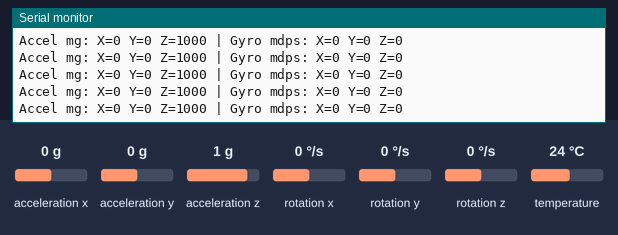
Bench run of a sketch on a simulated ESP32. On the bench: the last lines printed to the serial monitor. The inputs (shaded band) are chosen by the test bench; at power-on: acceleration x 0 g, acceleration y 0 g, acceleration z 1 g, rotation x 0 °/s, rotation y 0 °/s, rotation z 0 °/s, temperature 24 °C. No CAN messages arrive unless stated.

Above: at 1.7 s.
1.8 s: acceleration x set to -1.4 g
At 1.81 s:
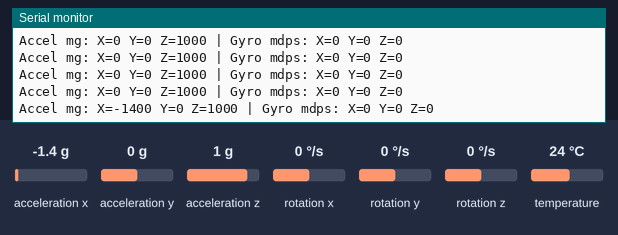
3.3 s: acceleration y set to -1.4 g
At 3.32 s:
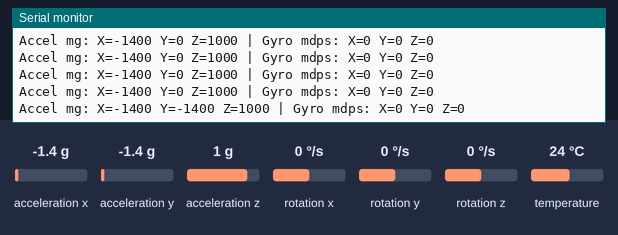
4.8 s: acceleration z set to -1.4 g
At 4.82 s:
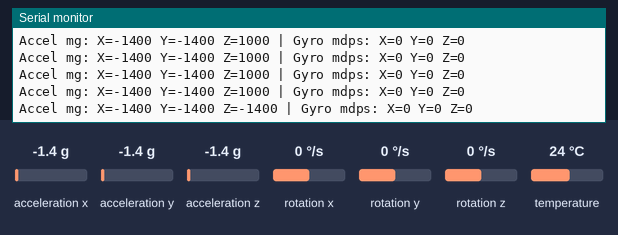
6.3 s: rotation x set to -192 °/s
At 6.33 s:
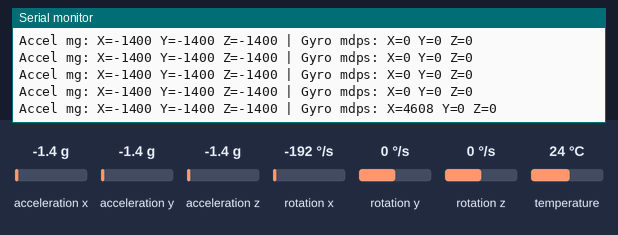
7.8 s: rotation y set to -192 °/s
At 7.83 s:
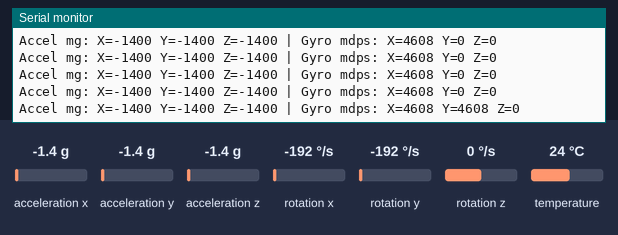

Measured:
- after the input at 1.8 s, the serial monitor: prints a new line at once (image 1)
- after the input at 3.3 s, the serial monitor: prints a new line at once (image 2)
- after the input at 4.8 s, the serial monitor: prints a new line at once (image 3)
- after the input at 6.3 s, the serial monitor: prints a new line at once (image 4)
- after the input at 7.8 s, the serial monitor: prints a new line at once (image 5)

The sketch:

Node-3.ino
```cpp
#include <Arduino.h>
#include <Wire.h>
#include <Adafruit_MPU6050.h>
#include <Adafruit_Sensor.h>
#include "driver/twai.h"

// ---------- Pin configuration ----------
#define MPU_SDA_PIN 21
#define MPU_SCL_PIN 22

#define CAN_TX_PIN GPIO_NUM_5
#define CAN_RX_PIN GPIO_NUM_4

// ---------- CAN message IDs ----------
#define HEARTBEAT_ID  0x103
#define MPU_DATA_ID   0x203

Adafruit_MPU6050 mpu;

unsigned long lastHeartbeat = 0;
unsigned long lastSensorRead = 0;

bool canReady = false;
bool mpuReady = false;

// ---------- Initialize CAN ----------
bool initCAN() {
  twai_general_config_t g_config =
      TWAI_GENERAL_CONFIG_DEFAULT(
          CAN_TX_PIN, CAN_RX_PIN, TWAI_MODE_NORMAL);

  twai_timing_config_t t_config =
      TWAI_TIMING_CONFIG_500KBITS();

  twai_filter_config_t f_config =
      TWAI_FILTER_CONFIG_ACCEPT_ALL();

  if (twai_driver_install(
          &g_config, &t_config, &f_config) != ESP_OK) {
    Serial.println("CAN driver installation failed");
    return false;
  }

  if (twai_start() != ESP_OK) {
    Serial.println("CAN start failed");
    twai_driver_uninstall();
    return false;
  }

  Serial.println("CAN started at 500 kbps");
  return true;
}

// ---------- Send CAN frame ----------
bool sendCAN(uint32_t id, const uint8_t *data, uint8_t len) {
  twai_message_t msg = {};
  msg.identifier = id;
  msg.extd = 0;
  msg.rtr = 0;
  msg.data_length_code = len;

  for (uint8_t i = 0; i < len; i++) {
    msg.data[i] = data[i];
  }

  return twai_transmit(&msg, pdMS_TO_TICKS(20)) == ESP_OK;
}

// ---------- Heartbeat ----------
void sendHeartbeat() {
  uint8_t payload[1] = {3};

  if (!sendCAN(HEARTBEAT_ID, payload, sizeof(payload))) {
    Serial.println("Heartbeat TX failed");
  }
}

// ---------- Read and transmit MPU6050 ----------
void readAndSendMPU() {
  if (!mpuReady) {
    return;
  }

  sensors_event_t accel, gyro, temp;
  mpu.getEvent(&accel, &gyro, &temp);

  // Adafruit library units:
  // acceleration: m/s^2
  // angular velocity: rad/s

  // Convert acceleration to milli-g (mg).
  int16_t ax = (int16_t)lroundf(
      accel.acceleration.x / 9.80665f * 1000.0f);
  int16_t ay = (int16_t)lroundf(
      accel.acceleration.y / 9.80665f * 1000.0f);
  int16_t az = (int16_t)lroundf(
      accel.acceleration.z / 9.80665f * 1000.0f);

  // Convert angular velocity to millidegrees per second (mdps).
  const float RAD_TO_DEG_F = 57.2957795f;

  int16_t gx = (int16_t)lroundf(
      gyro.gyro.x * RAD_TO_DEG_F * 1000.0f);
  int16_t gy = (int16_t)lroundf(
      gyro.gyro.y * RAD_TO_DEG_F * 1000.0f);
  int16_t gz = (int16_t)lroundf(
      gyro.gyro.z * RAD_TO_DEG_F * 1000.0f);

  // Protocol: six signed int16 values, big-endian:
  // ax, ay, az in mg; gx, gy, gz in mdps.
  uint8_t payload[12];
  int16_t values[6] = {ax, ay, az, gx, gy, gz};

  for (int i = 0; i < 6; i++) {
    uint16_t value = (uint16_t)values[i];
    payload[i * 2]     = (value >> 8) & 0xFF;
    payload[i * 2 + 1] = value & 0xFF;
  }

  if (sendCAN(MPU_DATA_ID, payload, sizeof(payload))) {
    Serial.printf(
        "Accel mg: X=%d Y=%d Z=%d | "
        "Gyro mdps: X=%d Y=%d Z=%d\n",
        ax, ay, az, gx, gy, gz);
  } else {
    Serial.println("MPU6050 CAN transmission failed");
  }
}

void setup() {
  Serial.begin(115200);
  delay(500);

  Serial.println("\nNode 3 - MPU6050 CAN Sensor");

  // Start I2C using the specified pins.
  Wire.begin(MPU_SDA_PIN, MPU_SCL_PIN);

  // Most MPU6050 modules use I2C address 0x68.
  if (mpu.begin(0x68, &Wire)) {
    mpuReady = true;
    Serial.println("MPU6050 detected");

    mpu.setAccelerometerRange(
        MPU6050_RANGE_8_G);
    mpu.setGyroRange(
        MPU6050_RANGE_500_DEG);
    mpu.setFilterBandwidth(
        MPU6050_BAND_21_HZ);
  } else {
    Serial.println(
        "MPU6050 not detected. Check wiring/address.");
  }

  canReady = initCAN();

  if (!canReady) {
    Serial.println("Check CAN wiring and restart");
  }
}

void loop() {
  if (!canReady) {
    delay(1000);
    return;
  }

  unsigned long now = millis();

  // Heartbeat every 500 ms.
  if (now - lastHeartbeat >= 500) {
    lastHeartbeat = now;
    sendHeartbeat();
  }

  // Sensor reading every 100 ms (10 Hz).
  if (now - lastSensorRead >= 100) {
    lastSensorRead = now;
    readAndSendMPU();
  }

  delay(2);
}
```
